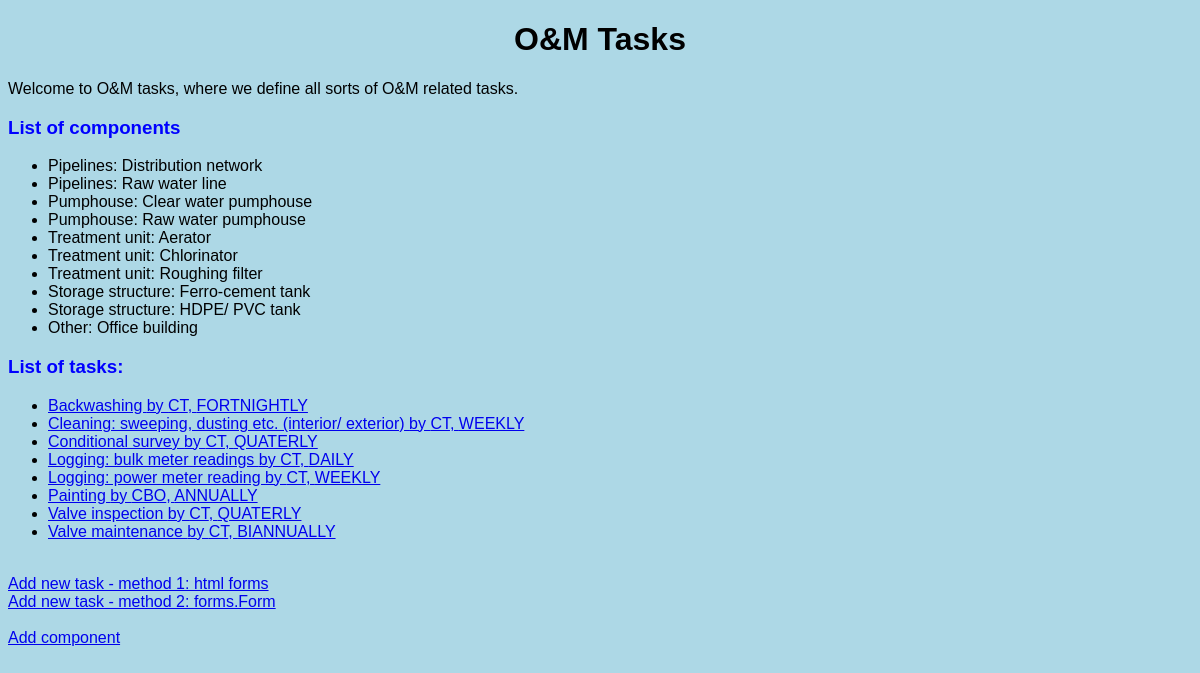
Page /tasks/ on the earlier database version.
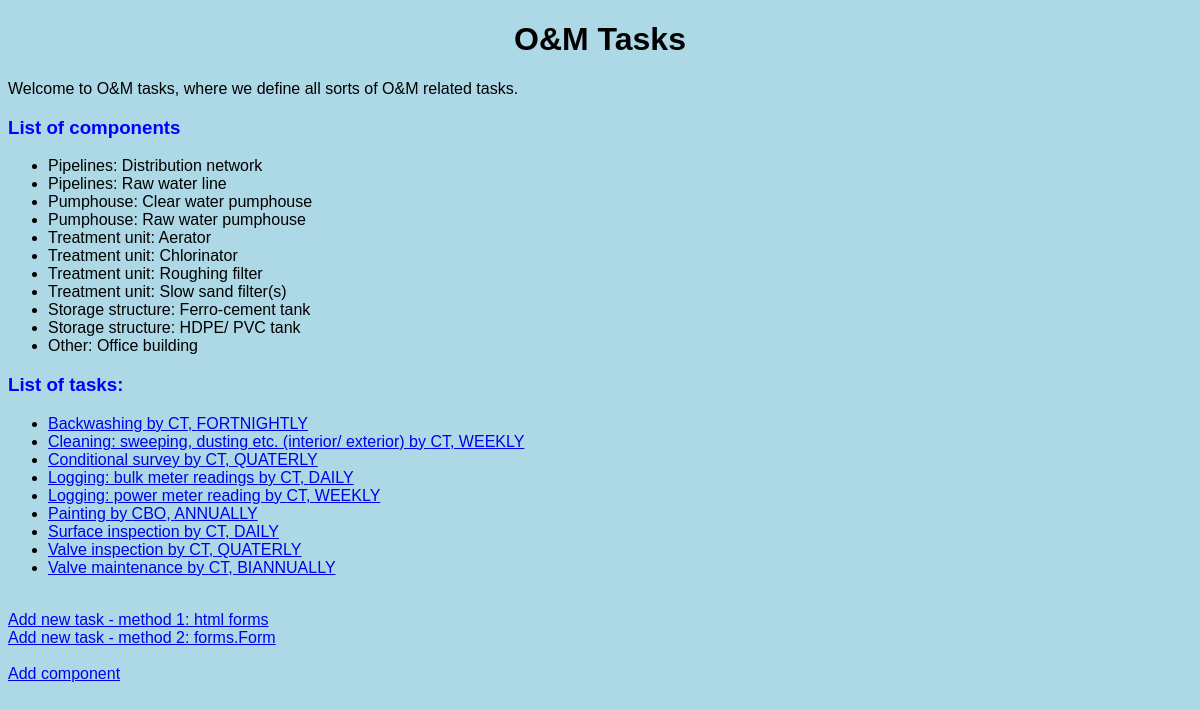
Same page on the later database version.
### tasks/models.py (models this page shows, shortened)
class Component(models.Model):
    component_type = models.ForeignKey(Component_Type,
                                       on_delete=models.CASCADE,
                                       related_name="components")
    component = models.CharField(max_length=64)
    def __str__(self) -> str:
        return f"{self.component_type}: {self.component}"

class Component_Type(models.Model):
    component_type = models.CharField(max_length=64)
    def __str__(self) -> str:
        return f"{self.component_type.capitalize()}"
    class Meta:
        verbose_name = "Component Type"
        verbose_name_plural = "Component Types"

class Task(models.Model):
    components = models.ManyToManyField(Component, blank=True, related_name="tasks")
    task_name = models.CharField(max_length = 128)
    task_interval = models.CharField(max_length=32, choices=INTERVALS, default="DAILY")
    task_responsibility = models.CharField(max_length=32, choices=RESPONSIBILITY, default="CT")

### tasks/views.py (the view)
# urls.py: path("", views.index, name="index"),
def index(request):
    list_components = Component.objects.all().order_by('component_type', 'component')
    list_tasks = Task.objects.all().order_by('task_name', 'task_responsibility')
    return render(request, 'tasks/index.html', {
        "comps": list_components,
        "tasks": list_tasks,
    })

### tasks/templates/tasks/index.html
{% extends 'tasks/layout.html' %}
{% block body %}
    <h1>O&M Tasks</h1>
    <p>Welcome to O&M tasks, where we define all sorts of O&M related tasks.</p>
    <h3>List of components</h3>
    <ul>
        {% for comp in comps %}
            <li>{{ comp }}</li>
        {% empty %}
            <li>No components yet.</li>
        {% endfor %}
    </ul>
    <h3>List of tasks:</h3>
    <ul>
        {% for task in tasks %}
            <li>
                <a href="{% url 'tasks:view_task' task_id=task.id %}">
                    {{ task.task_name }} by {{ task.task_responsibility }}, {{ task.task_interval }}
                </a>
            </li>
        {% empty %}
            <li>No tasks yet.</li>
        {% endfor %}
    </ul>
    <br><a href="{% url 'tasks:add_task' %}">Add new task - method 1: html forms</a>
    <br><a href="{% url 'tasks:add_task_2' %}">Add new task - method 2: forms.Form</a>
    <br><br><a href="{% url 'tasks:add_component' %}">Add component</a>
{% endblock %}

### tasks/templates/tasks/layout.html (shortened to what this page needs)
{% load static %}
<!DOCTYPE html>
<html lang="en">
    <head>
        <link rel="stylesheet" href="{% static 'tasks/my_styles.css' %}">
    </head>
    <body>
        {% block body %}
        {% endblock %}
    </body>
</html>

### tasks/static/tasks/my_styles.css (style rules this page uses)
h1, h2 { text-align: center; }
h3 { color: blue; font-family: 'Lucida Sans', 'Lucida Sans Regular', 'Lucida Grande', 'Lucida Sans Unicode', Geneva, Verdana, sans-serif; }
body { background-color: lightblue; font-family: Verdana, Geneva, Tahoma, sans-serif; }

Differences in the rows shown:
added Component: component_type+component "Treatment unit: Slow sand filter(s)"
added Task: task_name "Surface inspection", task_responsibility "CT", task_interval "DAILY"
